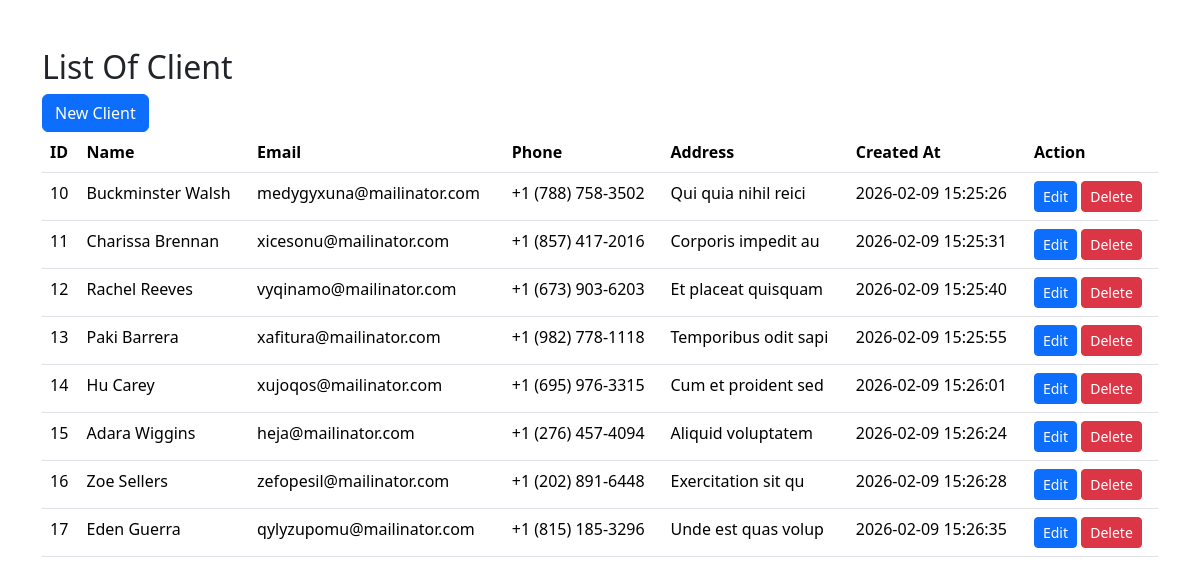
The page / on the database its author committed.
### tables this page shows
CREATE TABLE `clients` (
  `id` int(11) NOT NULL,
  `name` varchar(100) NOT NULL,
  `email` varchar(200) NOT NULL,
  `phone` varchar(20) DEFAULT NULL,
  `address` varchar(200) DEFAULT NULL,
  `create_at` datetime NOT NULL DEFAULT current_timestamp()
);

### index.php (the view, shortened to what this page needs)
<?php
require_once 'conection.php';
$query = "SELECT * FROM clients";
$result = mysqli_query($connection , $query);
$clients = mysqli_fetch_all($result , MYSQLI_ASSOC);
?>
<!DOCTYPE html>
<html lang="en">
<head>
    <link href="https://cdn.jsdelivr.net/npm/bootstrap@5.3.8/dist/css/bootstrap.min.css" rel="stylesheet">
</head>
<body>
    <div class="container my-5">
        <h2>List Of Client</h2>
        <a href="./create.php" role="button" class="btn btn-primary">New Client</a>
        <br>
        <table class="table">
            <thead>
                <th>ID</th>
                <th>Name</th>
                <th>Email</th>
                <th>Phone</th>
                <th>Address</th>
                <th>Created At</th>
                <th>Action</th>
            </thead>
            <tbody>
            <?php  foreach($clients as $client): ?>
                <tr>
                    <td><?= $client['id'] ?></td>
                    <td><?= $client['name'] ?></td>
                    <td><?= $client['email'] ?></td>
                    <td><?= $client['phone'] ?></td>
                    <td><?= $client['address'] ?></td>
                    <td><?= $client['create_at'] ?></td>
                    <td>
                        <a href="edit.php?id=<?= $client['id'] ?>" role="button" class="btn btn-sm btn-primary">Edit</a>
                        <a href="delete.php?id=<?= $client['id'] ?>" role="button" class="btn btn-sm btn-danger">Delete</a>
                    </td>
                </tr>
                <?php endforeach; ?>
            </tbody>
        </table>
    </div>
</body>
</html>

### rows shown on the page
clients: id "10", name "Buckminster Walsh", email "medygyxuna@mailinator.com", phone "+1 (788) 758-3502", address "Qui quia nihil reici", create_at "2026-02-09 15:25:26"
clients: id "11", name "Charissa Brennan", email "xicesonu@mailinator.com", phone "+1 (857) 417-2016", address "Corporis impedit au", create_at "2026-02-09 15:25:31"
clients: id "12", name "Rachel Reeves", email "vyqinamo@mailinator.com", phone "+1 (673) 903-6203", address "Et placeat quisquam", create_at "2026-02-09 15:25:40"
clients: id "13", name "Paki Barrera", email "xafitura@mailinator.com", phone "+1 (982) 778-1118", address "Temporibus odit sapi", create_at "2026-02-09 15:25:55"
clients: id "14", name "Hu Carey", email "xujoqos@mailinator.com", phone "+1 (695) 976-3315", address "Cum et proident sed", create_at "2026-02-09 15:26:01"
clients: id "15", name "Adara Wiggins", email "heja@mailinator.com", phone "+1 (276) 457-4094", address "Aliquid voluptatem", create_at "2026-02-09 15:26:24"
clients: id "16", name "Zoe Sellers", email "zefopesil@mailinator.com", phone "+1 (202) 891-6448", address "Exercitation sit qu", create_at "2026-02-09 15:26:28"
clients: id "17", name "Eden Guerra", email "qylyzupomu@mailinator.com", phone "+1 (815) 185-3296", address "Unde est quas volup", create_at "2026-02-09 15:26:35"
